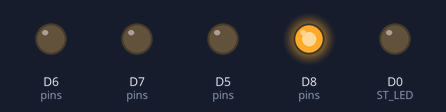
A sketch run on a simulated ESP8266 (NodeMCU). Parts: output pins drawn as LEDs (lit = HIGH). WiFi joins after 1.5 s; servers stay silent unless stated; not simulated (calls return 0 or success): wifi_credentials.h; what the sketch prints to the serial monitor is not drawn.

Above: at 2.0 s.
At 3.0 s:
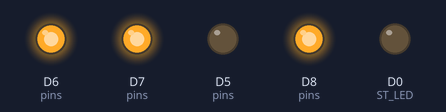
At 3.5 s:
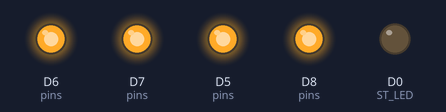
At 4.7 s:
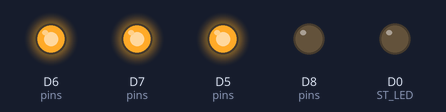
At 6.2 s:
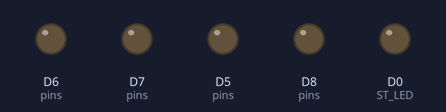
At 7.3 s:
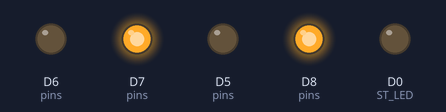
Timing chart, 0 to 7.9 s (numbered marks = the images above):
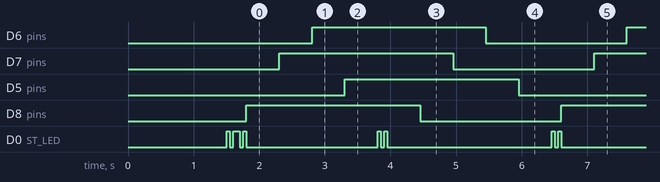

Measured:
- by itself, D6 (pins), D7 (pins), D5 (pins), D8 (pins): alternates HIGH for 2.7 s and LOW for 2.2 s
- by itself, D0 (ST_LED): moves between LOW and HIGH, repeating every 4.8 s
- by itself, everything shown: repeats every 4.8 s, in 11 steps

The sketch:

BasicTestOTA.ino
```cpp
#include <ESP8266WiFi.h>
#include <ESP8266mDNS.h>
#include <WiFiUdp.h>
#include <ArduinoOTA.h>
#include <wifi_credentials.h>

#ifndef STASSID
#define STASSID "your-ssid"
#define STAPSK  "your-password"
#endif

#define REL1 D8
#define REL2 D7
#define REL3 D6
#define REL4 D5
#define ST_LED D0
uint8_t pins[] = {REL1, REL2, REL3, REL4};
int del= 500;
const char* ssid = STASSID;
const char* password = STAPSK;

void setup() {
  Serial.begin(115200);
  Serial.println("Booting");
  WiFi.mode(WIFI_STA);
  WiFi.begin(ssid, password);
  while (WiFi.waitForConnectResult() != WL_CONNECTED) {
    Serial.println("Connection Failed! Rebooting...");
    delay(50);
    ESP.restart();
  }

  // Port defaults to 8266
  // ArduinoOTA.setPort(8266);

  // Hostname defaults to esp8266-[ChipID]
  ArduinoOTA.setHostname("pi-powerboard");

  // No authentication by default
  // ArduinoOTA.setPassword("admin");

  // Password can be set with it's md5 value as well
  // MD5(admin) = 21232f297a57a5a743894a0e4a801fc3
  // ArduinoOTA.setPasswordHash("21232f297a57a5a743894a0e4a801fc3");

  ArduinoOTA.onStart([]() {
    String type;
    if (ArduinoOTA.getCommand() == U_FLASH) {
      type = "sketch";
    } else { // U_FS
      type = "filesystem";
    }

    // NOTE: if updating FS this would be the place to unmount FS using FS.end()
    Serial.println("Start updating " + type);
  });
  ArduinoOTA.onEnd([]() {
    Serial.println("\nEnd");
  });
  ArduinoOTA.onProgress([](unsigned int progress, unsigned int total) {
    Serial.printf("Progress: %u%%\r", (progress / (total / 100)));
  });
  ArduinoOTA.onError([](ota_error_t error) {
    Serial.printf("Error[%u]: ", error);
    if (error == OTA_AUTH_ERROR) {
      Serial.println("Auth Failed");
    } else if (error == OTA_BEGIN_ERROR) {
      Serial.println("Begin Failed");
    } else if (error == OTA_CONNECT_ERROR) {
      Serial.println("Connect Failed");
    } else if (error == OTA_RECEIVE_ERROR) {
      Serial.println("Receive Failed");
    } else if (error == OTA_END_ERROR) {
      Serial.println("End Failed");
    }
  });
  ArduinoOTA.begin();
  Serial.println("Ready");
  Serial.print("IP address: ");
  Serial.println(WiFi.localIP());
  for(int i =0; i<sizeof(pins);i++){
    pinMode(pins[i],OUTPUT);
  }
  pinMode(ST_LED,OUTPUT);
  digitalWrite(ST_LED, HIGH);
  delay(50);
  digitalWrite(ST_LED, LOW);
  delay(50);
  digitalWrite(ST_LED, HIGH);
  delay(50);
  digitalWrite(ST_LED, LOW);
}

void loop() {
  ArduinoOTA.handle();
  digitalWrite(ST_LED, HIGH);
  delay(50);
  digitalWrite(ST_LED, LOW);
  delay(50);
  digitalWrite(ST_LED, HIGH);
  delay(50);
  digitalWrite(ST_LED, LOW);

  for(int i =0; i<sizeof(pins);i++){
    digitalWrite(pins[i],HIGH);
    delay(del);
  }
  digitalWrite(ST_LED, HIGH);
  delay(50);
  digitalWrite(ST_LED, LOW);
  delay(50);
  digitalWrite(ST_LED, HIGH);
  delay(50);
  digitalWrite(ST_LED, LOW);
  delay(del);
  for(int i =0; i<sizeof(pins);i++){
    digitalWrite(pins[i],LOW);
    delay(del);
  }
}
```
